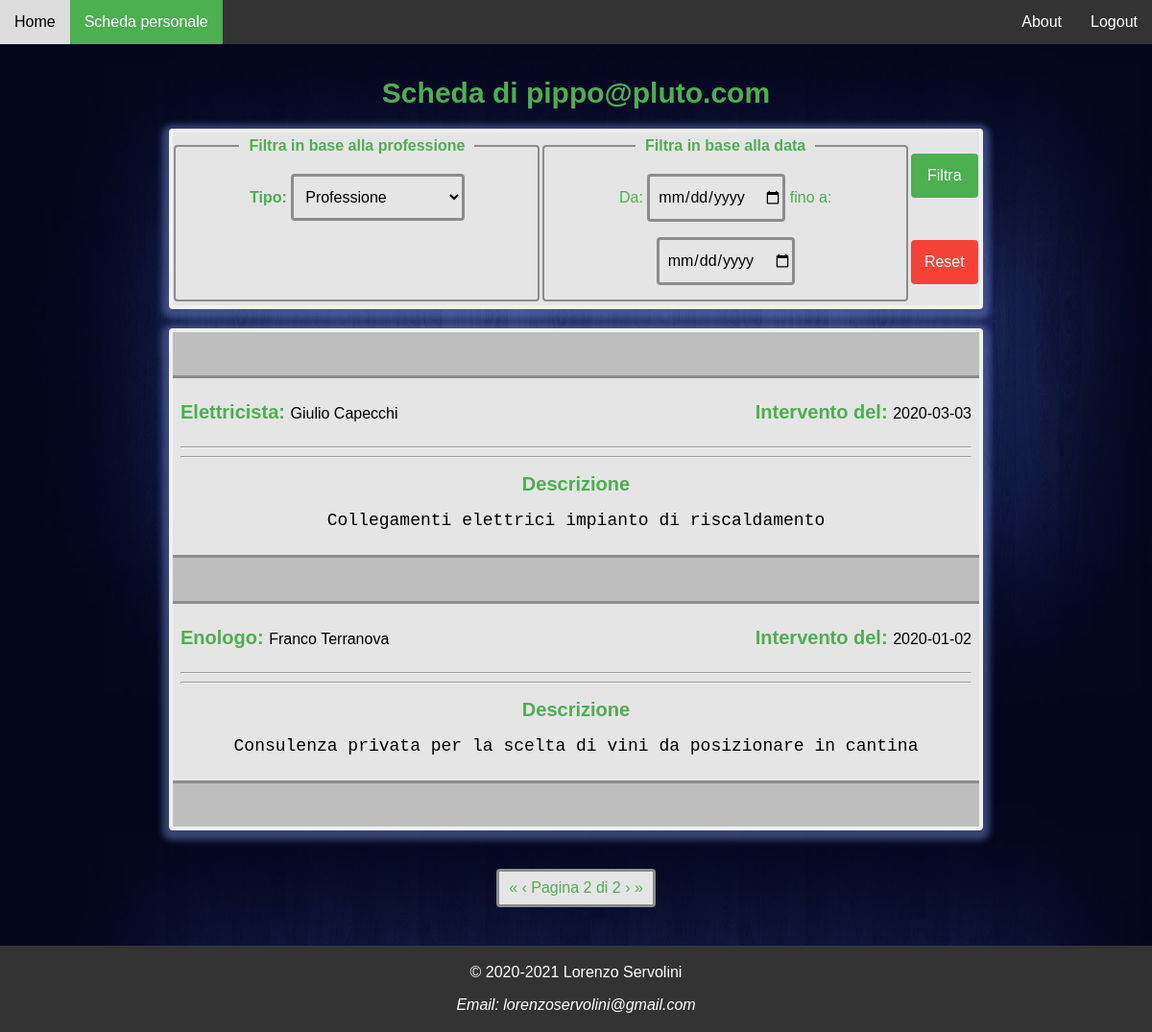
/php/scheda-personale.php?email=pippo@pluto.com&page=2 (signed in), run on the app's committed database.
### tables this page shows
CREATE TABLE IF NOT EXISTS `intervento` (
`id` int(10) unsigned NOT NULL,
  `Professionista` varchar(50) NOT NULL COMMENT 'Email del professionista che ha eseguito l''intervento',
  `TargetUtente` varchar(50) DEFAULT NULL COMMENT 'Email dell''utente che ha ricevuto l''intervento',
  `TargetProfessionista` varchar(50) DEFAULT NULL COMMENT 'Email del professionista che ha ricevuto l''intervento',
  `Data` date NOT NULL,
  `Descrizione` varchar(400) NOT NULL
);

CREATE TABLE IF NOT EXISTS `professionista` (
  `Email` varchar(50) NOT NULL,
  `Password` char(60) NOT NULL,
  `Genere` char(1) NOT NULL,
  `Nome` varchar(20) NOT NULL,
  `Cognome` varchar(15) NOT NULL,
  `Professione` varchar(20) NOT NULL,
  `Prezzi` varchar(130) DEFAULT NULL,
  `Copertura` varchar(1000) NOT NULL,
  `Descrizione` varchar(200) DEFAULT NULL,
  `Contatti` varchar(100) DEFAULT NULL,
  `Orari` varchar(300) DEFAULT NULL,
  `CondivisioneStorico` tinyint(1) NOT NULL COMMENT 'True (=1) se il professionista ha accettato di condividere lo storico degli interventi con tutti gli altri professionisti'
);

### php/assets/database-manager.php (called while the page is built, shortened)
<?php
class DatabaseManager {
    private $host = "127.0.0.1";
    private $user = "root";
    private $password = "";
    private $database = "subitoprofessionista";
    private $connection = null;
    public function isOpened(){
        return ($this->connection !== NULL);
    }
    private function openConnection(){
        if(!$this->isOpened()){
            $this->connection = mysqli_connect($this->host, $this->user, $this->password, $this->database)
            or die ("Connessione al database fallita: (" .  mysqli_connect_errno() . ") " . mysqli_connect_error());
        }
    }
    public function closeConnection(){
        if($this->isOpened()){
            $this->connection = null;
        }
    }
    public function prepared_query($query, $params) {
        $stmt = $this->connection->prepare($query);
        $values = array();
        $types = '';
        foreach($params as $type => &$value) {
            if(is_array($value)) {
                foreach($value as &$param) {
                    $values[] = &$param;
                    $types .= $type;
                }
            } else {
                $values[] = &$value;
                $types .= $type;
            }
        }
        if (call_user_func_array(array($stmt, 'bind_param'), array_merge(array($types), $values)) === FALSE)
            die("bind_param() fallita: (" . $stmt->errno . ") " . $stmt->error);
        if (!$stmt->execute())
            die("execute() fallita: (" . $stmt->errno . ") " . $stmt->error);
        return $stmt;
    }
    public function getResult($stmt) {
        $result = $stmt->get_result() or die("get_result() fallita: (" . $stmt->errno . ") " . $stmt->error);
        return $result;
    }
    public function fetch($result, $column = '', $type = '') {
        if($column !== '') {
            switch($type) {
                default:
                    $out_value = $result->fetch_assoc()[$column];
                    break;
            }
        }
        else {
            switch($type) {
                default:
                    $out_value = $result->fetch_assoc();
                    break;
            }
        }
        return $out_value;
    }
    public function isUser($email) {
        $sql = "SELECT EXISTS(SELECT 1 FROM utente WHERE Email = ?) AS found_user";
        $stmt = $this->prepared_query($sql, array('s' => $email));
        $result = $this->getResult($stmt);
        return (bool) $this->fetch($result, 'found_user');
    }
}
$database = new DatabaseManager();

### php/assets/sessione-manager.php (called while the page is built, shortened)
<?php
function isLogged() {
    return isset($_SESSION['SB-logged']);
}
function getLoginEmail() {
    return $_SESSION['SB-logged'];
}

### php/scheda-personale.php (the view, shortened to what this page needs)
<?php
    require_once __DIR__ . "/assets/sessione-manager.php";
    require_once __DIR__ . "/assets/database-manager.php";
    require_once __DIR__ . "/assets/paginator.php";
    require_once __DIR__ . "/assets/menu-professioni.php";
    global $database;
    $email = $_GET['email'];
    $found_user = $database->isUser($email);
?>
<!DOCTYPE html>
<html lang="it">
<head>
    <link rel="stylesheet" href="https://cdnjs.cloudflare.com/ajax/libs/font-awesome/4.7.0/css/font-awesome.min.css">
    <link rel="stylesheet" type="text/css" href="../css/layout.css">
</head>
<body<?php if($found_user || isset($_GET['interventi'])) echo ' onload="addFilterHandlers();"'; ?>>
    <nav>
        <ul>
            <li><a href="../index.php">Home</a></li>
            <?php
                if(isLogged()) {
                    echo '<li><a' . (getLoginEmail() === $email ? ' class="active"' : '');
                    echo ' href="scheda-personale.php?email=' . getLoginEmail() . '">Scheda personale</a></li>';
                    echo '<li class="right"><a href="logout.php">Logout</a></li>';
                }
                else {
                    echo '<li><a href="registra-professionista/registrazione.php">Registrazione - professionista</a></li>';
                    echo '<li><a href="registra-utente/registrazione.php">Registrazione - utente</a></li>';
                    echo '<li><a href="login/login.php">Login</a></li>';
                }
            ?>
            <li class="right"><a href="manuale.php">About</a></li>
        </ul>
    </nav>
    <div class="page-container">
        <?php
            if($found_user || isset($_GET['interventi']))
                buildInterventionsPanel();
            else
                buildProfessionalCard();
            $database->closeConnection();
        ?>
    </div>
</body>
</html>
<?php
function buildInterventionsPanel() {
    global $database, $email;
    $param = array($email, $email);
    $where = '';
    $select = "p.Nome, p.Cognome, p.Professione, i.Data, i.Descrizione";
    $from = "intervento i INNER JOIN professionista p ON i.Professionista = p.Email";
    $where = "(i.TargetUtente = ? OR i.TargetProfessionista = ?) {$where}";
    $order = "i.Data DESC";
    $paging = new MultiPage($select, $from, $where, null, $order, $param, 5);
    echo '<h1>Scheda di ' . $email . '</h1>';
    echo '<form action="scheda-personale.php" method="get" id="filtra" class="pannello">';
    echo '<fieldset>';
    echo '<legend><b>Filtra in base alla professione</b></legend>';
    echo '<label for="professione"><b>Tipo: </b></label>';
    echo '<select class="input-field" id="professione" name="professione">';
    if(!empty($_GET['professione']))
        buildMenu($_GET['professione']);
    else
        buildMenu();
    echo '</select></fieldset>';
    echo '<fieldset>';
    echo '<legend><b>Filtra in base alla data</b></legend>';
    echo '<label for="from">Da: </label>';
    echo '<input class="input-field" id="from" type="date" name="from" title="Data minima: 01/01/2010&#10;Data massima: " min="2010-01-01"';
    echo '>';
    echo '<label for="to"> fino a: </label>';
    echo '<input class="input-field" id="to" type="date" name="to" title="Data minima: 01/01/2010&#10;Data massima: " min="2010-01-01"';
    echo '>';
    echo '</fieldset>';
    echo '<div id="button-container">';
    echo '<button type="submit" class="submit" disabled>Filtra</button>';
    echo '<button type="reset" class="cancel">Reset</button>';
    echo '</div></form>';
    echo '<div id="scheda-utente" class="pannello">';
    $result = $paging->getCurrentPageItems();
    while ($row = $database->fetch($result)) {
        echo '<div><div class="riga">';
        echo '<p class="colonna"><b>' . $row['Professione'] . ': </b>' . $row['Nome'] . ' ' . $row['Cognome'] . '</p>';
        echo '<p class="colonna"><b>Intervento del: </b>' . $row['Data'] . '</p>';
        echo '</div><hr><hr>';
        echo '<p><b>Descrizione</b></p>';
        echo '<pre>' . $row['Descrizione'] . '</pre>';
        echo '</div>';
    }
    echo '</div>';
    $href = 'scheda-personale.php?email=' . $email;
    echo ($paging->toHtml($href));
}
?>

### css/layout.css (style rules this page uses)
body { display: flex; flex-direction: column; word-wrap: break-word; margin: 0; background-color: lightskyblue; background-image: url('../img/background.jpg'); background-repeat: repeat-y; background-size: cover; font-family: Verdana, Helvetica, sans-serif; font-size: 16px; height: 100vh; }
.page-container { margin-top: 60px; color: #4caf50; }
h1 { text-align: center; font-size: 30px; }
hr { border: 1px inset #f1f1f1; }
input { padding: 12px 20px; outline: none; }
label { cursor: pointer; outline: none; }
select { cursor: pointer; outline: none; }
button { cursor: pointer; outline: none; }
button:disabled { pointer-events: none; }
button.submit { background-color: #4CAF50; color: white; padding: 14px; margin: 8px 0; border: none; border-radius:4px; font-family: inherit; font-size: inherit; transition: background-color 0.5s; }
button.cancel { background-color: #f44336; color: white; padding: 14px; margin: 8px 0; border: none; border-radius:4px; font-family: inherit; font-size: inherit; transition: background-color 0.5s; }
a { text-decoration: none; outline: none; color: inherit; }
footer { color: white; background-color: #333333; margin: auto 0 0 0; padding: 3px; font-size: inherit; font-family: inherit; text-align: center; }
.input-field { margin: 8px auto; border: 3px solid #8c8c8c; border-radius: 4px; background-color: #e5e5e5; font-family: inherit; font-size: inherit; transition: border-color 0.4s; }
.riga::after { content: ""; display: table; clear: both; }
.colonna { width: 50%; float: left; }
.pannello { border: 4px solid #f1f1f1; width: 70%; margin: 0 auto 40px auto; background-color: #bebebe; border-radius: 4px; box-shadow: 0 3px 6px 7px rgba(106, 127, 200, 0.5); }
nav ul { background-color: #333333; list-style-type: none; margin: 0; padding: 0; overflow: hidden; position: fixed; top: 0; width: 100%; }
nav ul li { float: left; }
nav ul li.right { float: right; }
nav ul li a { display: block; color: white; text-align: center; padding: 14px 15px; font-size: inherit; font-family: inherit; transition: color 0.7s, background-color 0.7s; }
nav ul li a.active { background-color: #4caf50; }
#scheda-utente > div { padding: 8px 8px; border-top: 3px solid #8c8c8c; border-bottom: 3px solid #8c8c8c; margin: 45px 0; background-color: #e5e5e5; font-family: inherit; font-size: inherit; }
#scheda-utente > div p { color: black; text-align: center; }
#scheda-utente > div > .riga > p:nth-of-type(1) { text-align: left; }
#scheda-utente > div > .riga > p:nth-of-type(2) { text-align: right; }
#scheda-utente > div p > b { font-size: 20px; color: #4caf50; }
#scheda-utente > div pre { text-align: center; color: black; font-size: 18px; margin-top: 5px; white-space: pre-wrap; }
#filtra { text-align: center; margin: 20px auto; background-color: #e5e5e5; display: flex; flex-direction: row; flex-wrap: wrap; justify-content: space-around; align-items: stretch; }
#filtra fieldset { display: inline; width: 43%; margin: 0 0 4px 0; padding: 7px 8px; border: 2px solid #8c8c8c; border-radius: 4px; font-family: inherit; font-size: inherit; text-align: center; }
#filtra fieldset > legend { padding: 5px 10px; }
#filtra .input-field { margin: 8px 0; }
#filtra .input-field:not([multiple]) { padding: 12px 0 12px 8px; }
#filtra select.input-field { width: 50%; }
#filtra input.input-field { width: 36%; }
#filtra #button-container { display: flex; flex-direction: column; justify-content: space-around; }
#filtra #button-container > button.submit { margin: 0; }
#filtra #button-container > button.cancel { margin: 0; }

### data on the page
intervento: Professionista.Professione "Elettricista", Professionista.Nome "Giulio", Professionista.Cognome "Capecchi", Data "2020-03-03", Descrizione "Collegamenti elettrici impianto di riscaldamento"
intervento: Professionista.Professione "Enologo", Professionista.Nome "Franco", Professionista.Cognome "Terranova", Data "2020-01-02", Descrizione "Consulenza privata per la scelta di vini da posizionare in cantina"

### other printed values
$email "pippo@pluto.com"
$this->page "2"
$this->pages "2"
